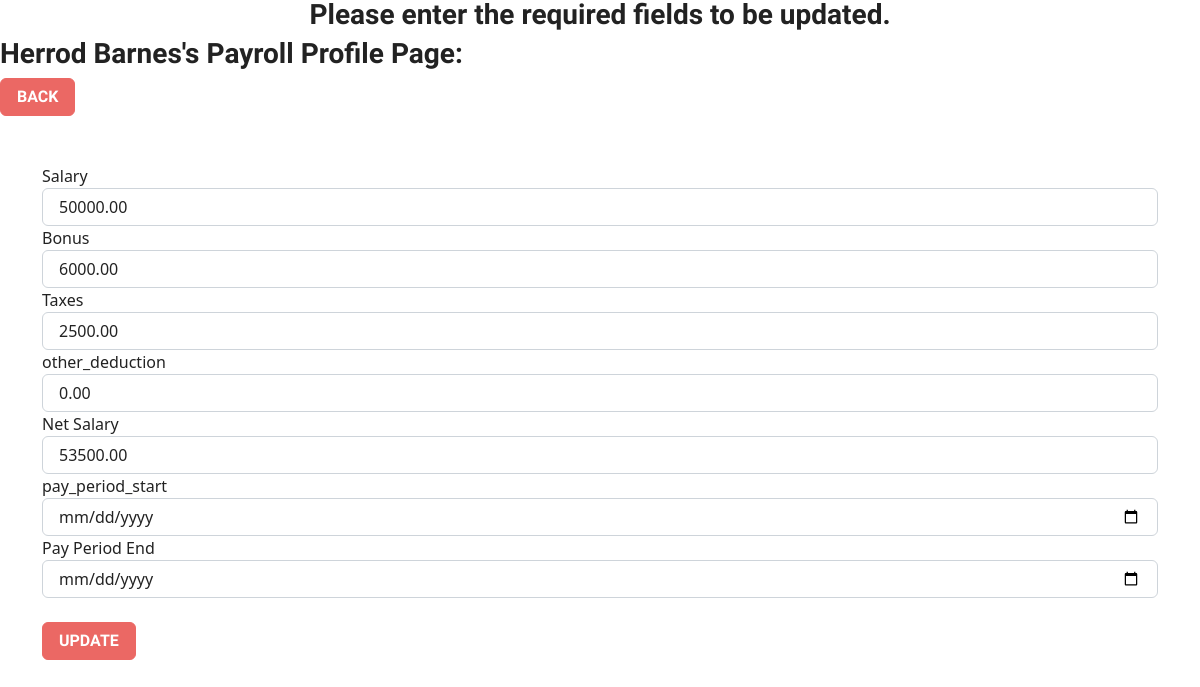
Page /employee/payedit/9/ on the earlier database version.
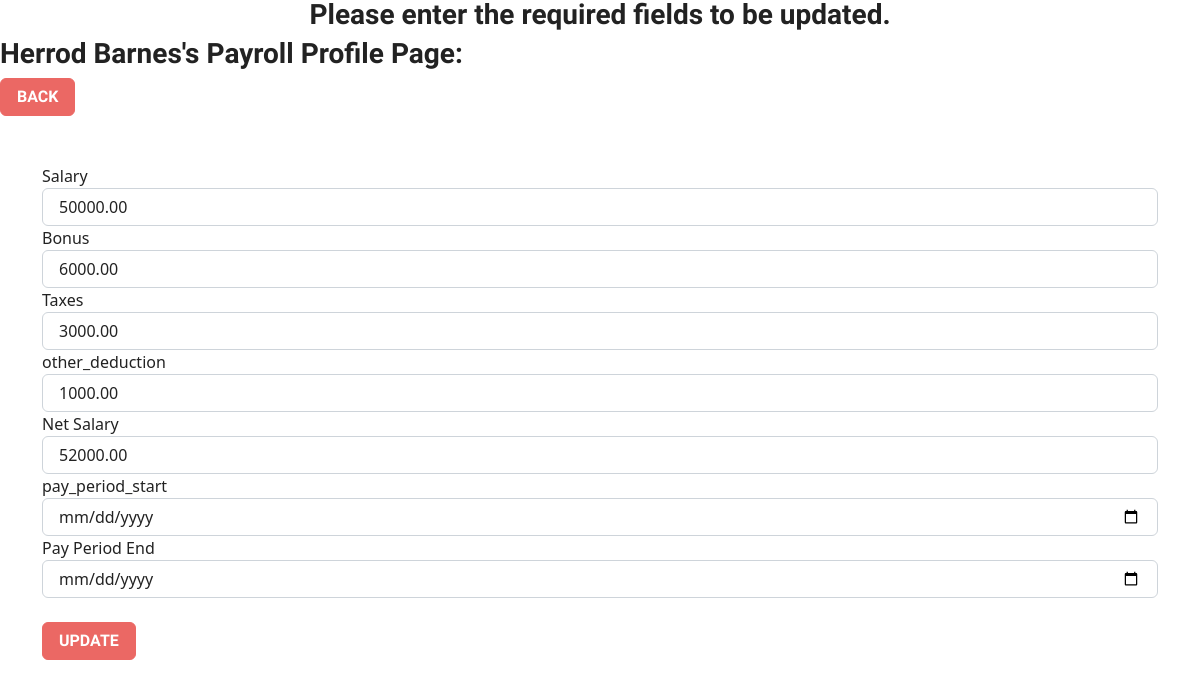
Same page on the later database version.
### app_payroll/models.py (models this page shows, shortened)
class Payroll(models.Model):
    employee = models.ForeignKey(Employee, on_delete=models.CASCADE)
    salary = models.DecimalField(max_digits=10, decimal_places=2)
    bonus = models.DecimalField(max_digits=10, decimal_places=2)
    taxes = models.DecimalField(max_digits=10, decimal_places=2)
    other_deduction = models.DecimalField(max_digits=10, decimal_places=2)
    net_salary = models.DecimalField(max_digits=10, decimal_places=2)
    pay_period_start= models.DateField()
    pay_period_end = models.DateField()
    status = models.BooleanField(default=False)
    class Meta:
        db_table = "app_payroll"

class Employee(models.Model):
    full_name = models.CharField(max_length=150)
    email = models.EmailField(max_length=150)
    address = models.CharField(max_length=150)
    gender = models.CharField(max_length=50)
    contact = models.CharField(max_length=150)
    def __str__(self):
        return self.full_name
    class Meta:
        db_table = "app_employee"

### app_payroll/views.py (the view, shortened to what this page needs)
# urls.py: path('payedit/<int:id>/', EditPayroll.as_view() , name="payroll-edit"),
class EditPayroll(View):
    def get(self, request, id):
        pay = Payroll.objects.get(id=id)
        context = {"data" : pay}
        return render(request, 'payroll/payroll_edit.html', context)

### templates/payroll/payroll_edit.html (shortened to what this page needs)
{% load static %}
<link href="{% static '/css/bootstrap.min.css' %}" rel="stylesheet">
<h3 style="text-align: center;">Please enter the required fields to be updated.</h3>
<h3>{{ data.employee |title }}'s Payroll Profile Page:</h3>
<a href="{% url 'employee-index' %}" class="btn btn-primary">BACK</a>
<form action="{% url 'payroll-edit' data.id %}" method="post">
    <div class="container mt-5">
        <div class="form-group">
            <label>Salary</label>
            <input type="number" name="salary" class="form-control" value="{{ data.salary }}">
        </div>
        <div class="form-group">
            <label>Bonus</label>
            <input type="number" name="bonus" class="form-control" value="{{ data.bonus }}">
        </div>
        <div class="form-group">
            <label>Taxes</label>
            <input type="number" name="taxes" class="form-control" value="{{ data.taxes }}">
        </div>
        <div class="form-group">
            <label>other_deduction</label>
            <input type="number" name="other_deduction" class="form-control" value="{{ data.other_deduction }}">
        </div>
        <div class="form-group">
            <label>Net Salary</label>
            <input type="number" name="net_salary" class="form-control" value="{{ data.net_salary }}">
        </div>
        <div class="form-group">
            <label>pay_period_start</label>
            <input type="date" name="pay_period_start" class="form-control" value="{{ data.pay_period_start }}">
        </div>
        <div class="form-group">
            <label>Pay Period End</label>
            <input type="date" name="pay_period_end" class="form-control" value="{{ data.pay_period_end }}">
        </div>
        <br>
        <input type="submit" class="btn btn-primary" value="UPDATE">
    </div>
</form>

Differences in the rows shown:
changed Payroll "Herrod Barnes": taxes "2500.00" → "3000.00"; other_deduction "0.00" → "1000.00"; net_salary "53500.00" → "52000.00"
